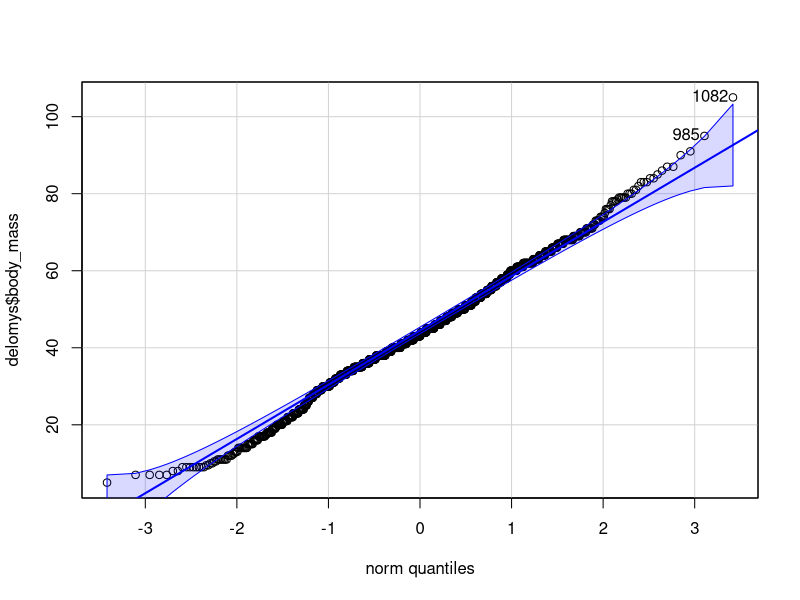
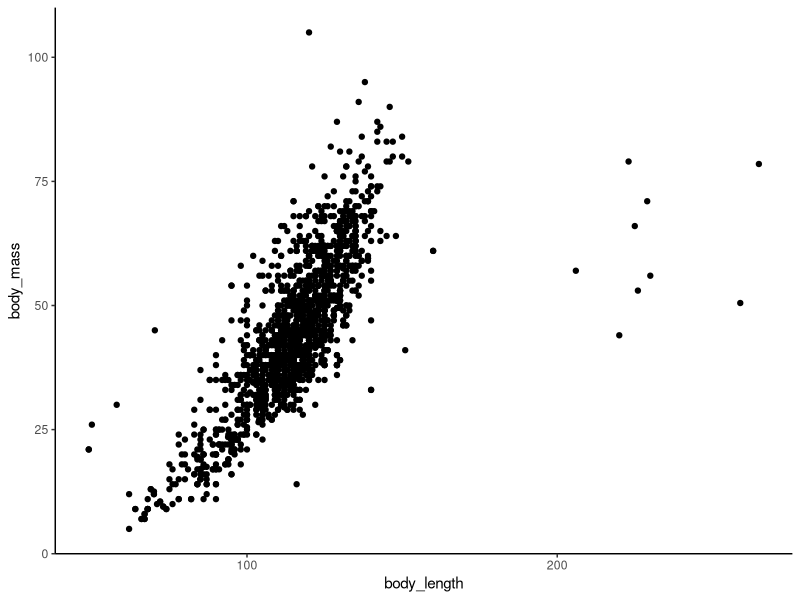

These figures' R source, in order:
## ---- chunk 1

library(here)
library(knitr)

delomys <- read.csv("data/delomys.csv")
## ---- chunk 2
kable(head(delomys))
## ---- chunk 3
shapiro.test(delomys$body_mass)
## ---- chunk 4

library(car)

qqPlot(delomys$body_mass)

## ---- chunk 5
table(delomys$status)

ANOVA_status <- aov(body_mass ~ status, data= delomys)
summary(ANOVA_status)

## ---- chunk 6
table(delomys$status, delomys$sex)

ANOVA_status_sex <- aov(body_mass ~ status + sex, data= delomys)
summary(ANOVA_status_sex)

## ---- chunk 7

delomys_manova <- manova(cbind(body_mass, body_length) ~ sex + status, data = delomys)

summary(delomys_manova)
## ---- chunk 8
delomys_ancova <- Anova(lm(body_mass ~ sex + status + body_length, data = delomys))

delomys_ancova
## ---- chunk 9
cor.test(delomys$body_mass, delomys$body_length)
## ---- chunk 10
cor.test(delomys$body_mass, delomys$body_length, method = "spearman")
## ---- chunk 11
library(ggplot2)

ggplot(data= delomys, aes(x =body_length, y= body_mass))+
  geom_point()+
  theme_classic()
